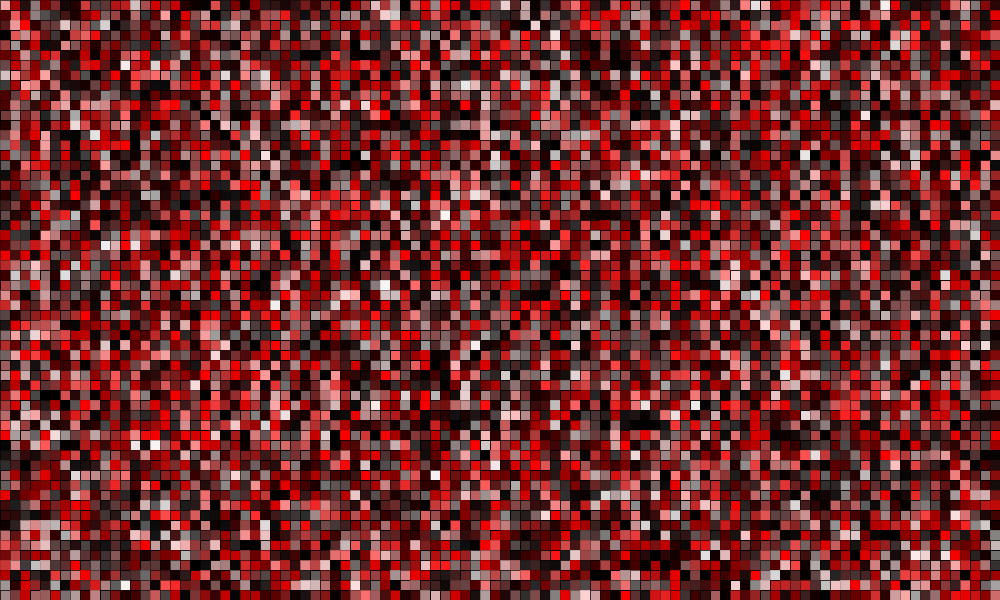
Frame 1 (no input)
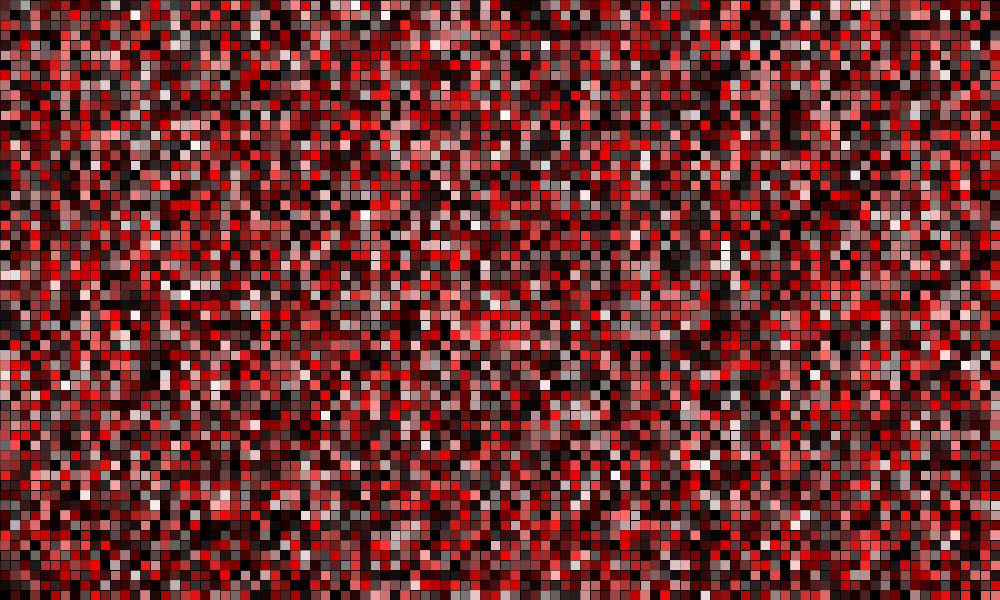
Frame 60 (the mouse pressed at the canvas centre just before this capture)
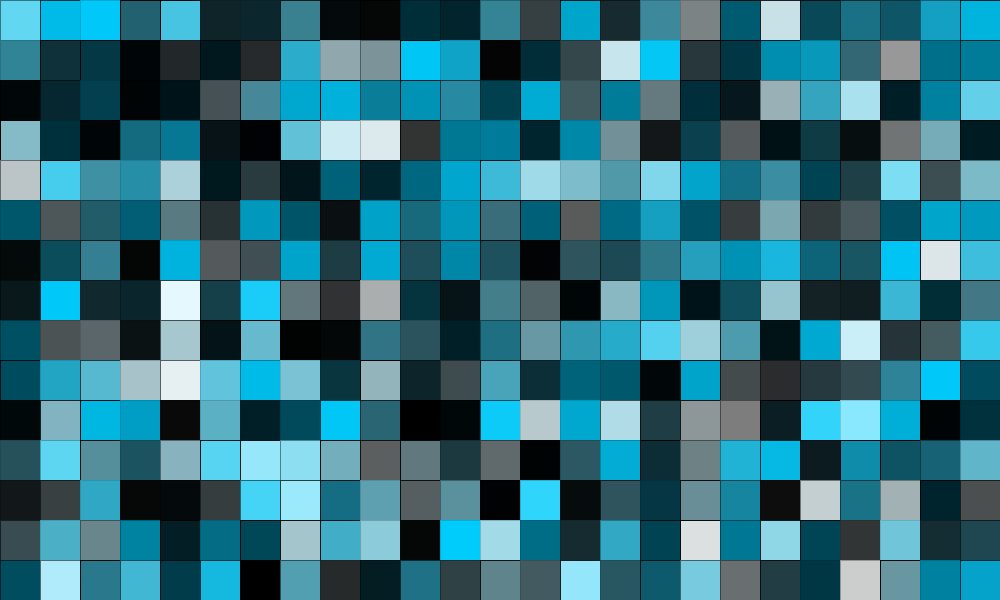
Frame 120 (the mouse held since frame 60 and released just before this capture)

The Processing sketch that drew these frames (run headless with seeded random() and noise(); from frame 60 on, the mouse is pressed at the canvas centre):

// Processing sketch: processing_88505
// ── processing_88505.pde

int pixelSize ;void setup(){size(1000, 600);frameRate(15);noCursor();colorMode(HSB, 200);background(0);}void draw(){pixelSize = 10+(mouseY/10);
 background(0);for (int i=0; i < width; i=i+pixelSize) {for (int j=0; j < height; j=j+pixelSize) {strokeWeight(random(1));fill(mouseX/4.7, random(255), random(200));if (keyPressed == true) {ellipse(i, j, pixelSize, pixelSize);} else {rect(i, j, pixelSize, pixelSize);}}}}
